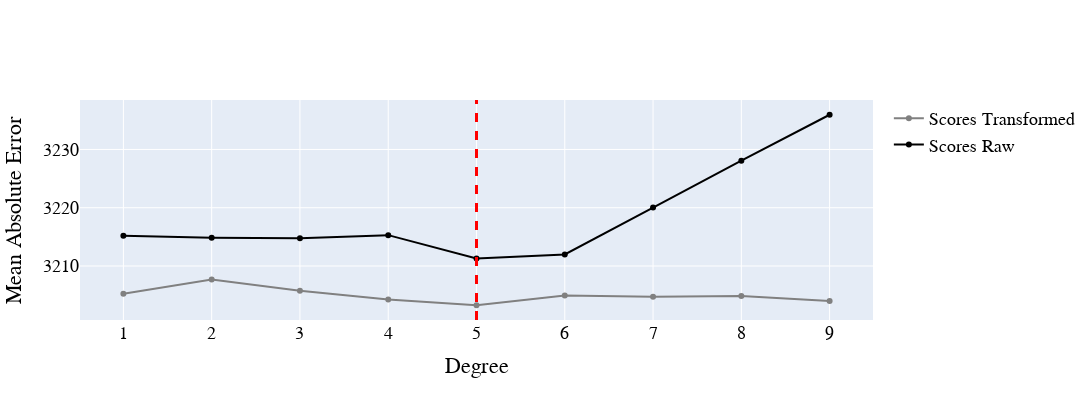

Source (notebook cell):
### Code cell
degree_best_performance_online_news = plot_cross_val_score_comparison(chosen_dataset="Online News Popularity")

### Figure 1 — Plotly figure (JSON) as saved in the notebook; plotly's stock layout.template omitted (floating-point values rounded to 4 significant figures)
{"data": [{"line": {"color": "grey"}, "name": "Scores Transformed", "type": "scatter", "x": [1, 2, 3, 4, 5, 6, 7, 8, 9], "y": [3205.0, 3208.0, 3206.0, 3204.0, 3203.0, 3205.0, 3205.0, 3205.0, 3204.0]}, {"line": {"color": "black"}, "name": "Scores Raw", "type": "scatter", "x": [1, 2, 3, 4, 5, 6, 7, 8, 9], "y": [3215.0, 3215.0, 3215.0, 3215.0, 3211.0, 3212.0, 3220.0, 3228.0, 3236.0]}], "layout": {"font": {"color": "Black", "family": "Arial", "size": 18}, "height": 400, "shapes": [{"line": {"color": "red", "dash": "dash", "width": 3}, "name": "Best Performance", "type": "line", "x0": 5, "x1": 5, "xref": "x", "y0": 0, "y1": 1, "yref": "y domain"}], "showlegend": true, "width": 1200, "xaxis": {"title": {"text": "Degree"}}, "yaxis": {"title": {"text": "Mean Absolute Error"}}}}
